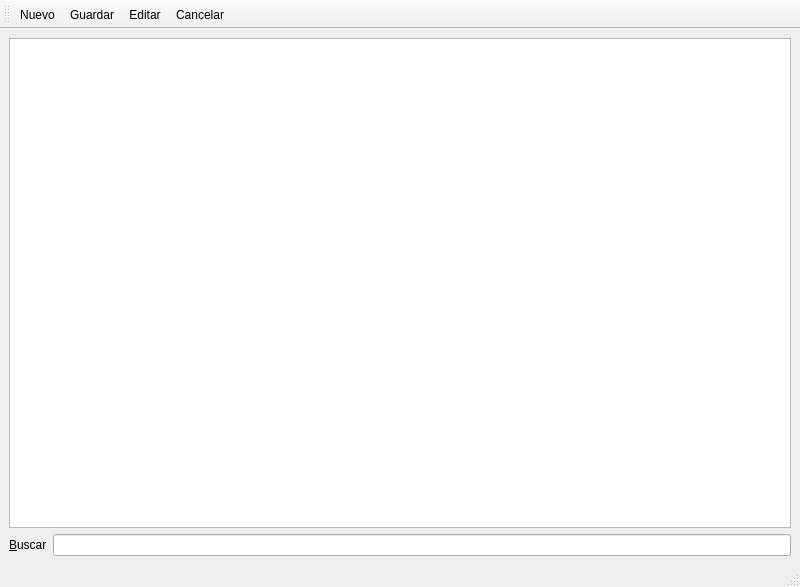
<?xml version="1.0" encoding="UTF-8"?>
<ui version="4.0">
 <class>FrmCatGeneric</class>
 <widget class="QMainWindow" name="FrmCatGeneric">
  <property name="geometry">
   <rect>
    <x>0</x>
    <y>0</y>
    <width>800</width>
    <height>587</height>
   </rect>
  </property>
  <property name="windowTitle">
   <string>Catalogo Generico</string>
  </property>
  <widget class="QWidget" name="centralwidget">
   <layout class="QGridLayout" name="gridLayout">
    <item row="0" column="0" colspan="2">
     <widget class="QTableView" name="tableview">
      <property name="sizeIncrement">
       <size>
        <width>0</width>
        <height>2</height>
       </size>
      </property>
      <property name="contextMenuPolicy">
       <enum>Qt::ActionsContextMenu</enum>
      </property>
      <property name="editTriggers">
       <set>QAbstractItemView::NoEditTriggers</set>
      </property>
      <property name="alternatingRowColors">
       <bool>true</bool>
      </property>
      <property name="sortingEnabled">
       <bool>true</bool>
      </property>
      <attribute name="horizontalHeaderStretchLastSection">
       <bool>true</bool>
      </attribute>
      <attribute name="horizontalHeaderStretchLastSection">
       <bool>true</bool>
      </attribute>
     </widget>
    </item>
    <item row="1" column="0">
     <widget class="QLabel" name="label">
      <property name="text">
       <string>&amp;Buscar</string>
      </property>
      <property name="buddy">
       <cstring>txtSearch</cstring>
      </property>
     </widget>
    </item>
    <item row="1" column="1">
     <widget class="QLineEdit" name="txtSearch"/>
    </item>
   </layout>
  </widget>
  <widget class="QStatusBar" name="statusbar"/>
  <widget class="QToolBar" name="toolBar">
   <property name="windowTitle">
    <string>toolBar</string>
   </property>
   <attribute name="toolBarArea">
    <enum>TopToolBarArea</enum>
   </attribute>
   <attribute name="toolBarBreak">
    <bool>false</bool>
   </attribute>
   <addaction name="actionNew"/>
   <addaction name="actionSave"/>
   <addaction name="actionEdit"/>
   <addaction name="actionCancel"/>
  </widget>
  <action name="actionNew">
   <property name="icon">
    <iconset resource="res.qrc">
     <normaloff>:/icons/res/document-new.png</normaloff>:/icons/res/document-new.png</iconset>
   </property>
   <property name="text">
    <string>Nuevo</string>
   </property>
   <property name="shortcut">
    <string>Ctrl+N</string>
   </property>
  </action>
  <action name="actionSave">
   <property name="icon">
    <iconset resource="res.qrc">
     <normaloff>:/icons/res/document-save.png</normaloff>:/icons/res/document-save.png</iconset>
   </property>
   <property name="text">
    <string>Guardar</string>
   </property>
   <property name="shortcut">
    <string>Ctrl+S</string>
   </property>
   <property name="visible">
    <bool>true</bool>
   </property>
  </action>
  <action name="actionEdit">
   <property name="icon">
    <iconset resource="res.qrc">
     <normaloff>:/icons/res/document-edit.png</normaloff>:/icons/res/document-edit.png</iconset>
   </property>
   <property name="text">
    <string>Editar</string>
   </property>
   <property name="shortcut">
    <string>F2</string>
   </property>
   <property name="visible">
    <bool>false</bool>
   </property>
  </action>
  <action name="actionDelete">
   <property name="icon">
    <iconset resource="res.qrc">
     <normaloff>:/icons/res/edit-delete.png</normaloff>:/icons/res/edit-delete.png</iconset>
   </property>
   <property name="text">
    <string>Borrar</string>
   </property>
  </action>
  <action name="actionCancel">
   <property name="enabled">
    <bool>true</bool>
   </property>
   <property name="icon">
    <iconset resource="res.qrc">
     <normaloff>:/icons/res/dialog-cancel.png</normaloff>:/icons/res/dialog-cancel.png</iconset>
   </property>
   <property name="text">
    <string>Cancelar</string>
   </property>
   <property name="visible">
    <bool>true</bool>
   </property>
  </action>
 </widget>
 <resources>
  <include location="res.qrc"/>
 </resources>
 <connections/>
</ui>
